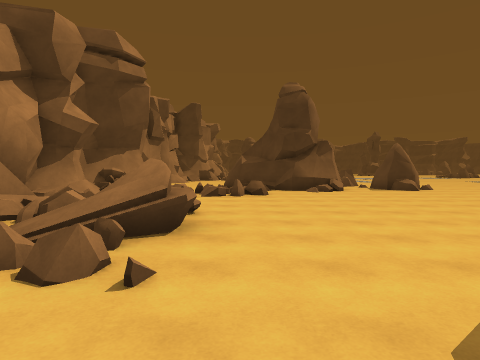
view 1 (above)

24 first-person views from a walk through a Unity game level. The camera is 1.5 m above the floor, tilts 2° down and sees 75° across. The floor is counted in squares, 2 m on a side. Each view is taken from the middle of a square. On the plan, view 1 faces up. The plan holds only what a view shows up to about 10 squares ahead; the rest is blank. The place goes on beyond the plan.

view 2
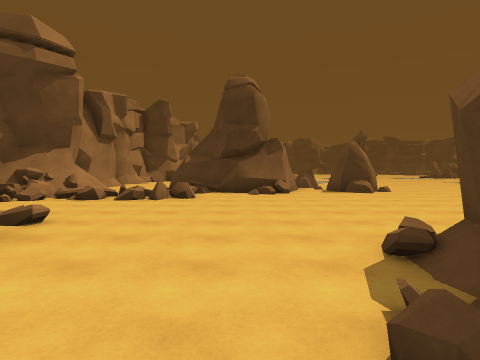

view 3
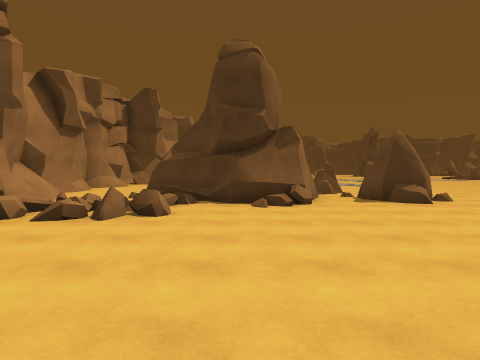

view 4
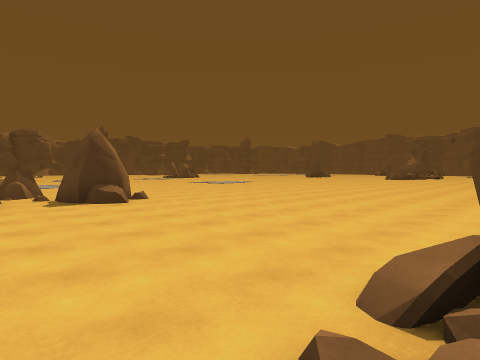

view 5
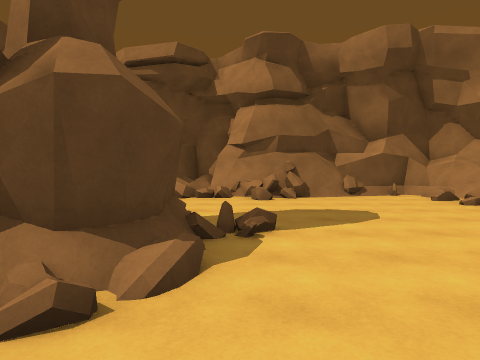

view 6
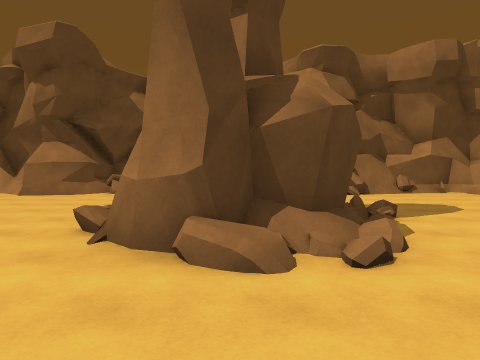

view 7
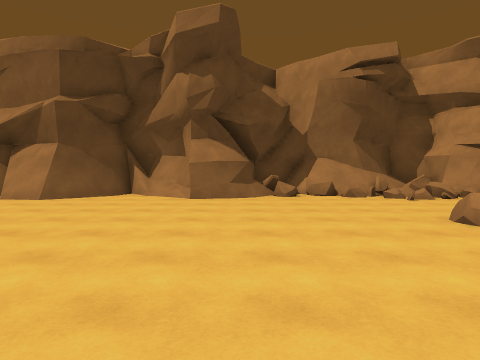

view 8
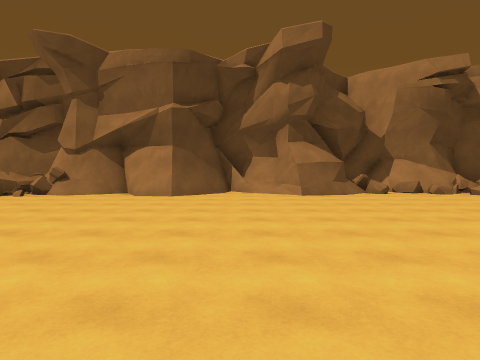

view 9
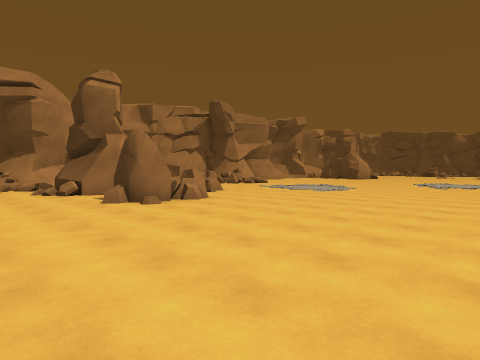

view 10
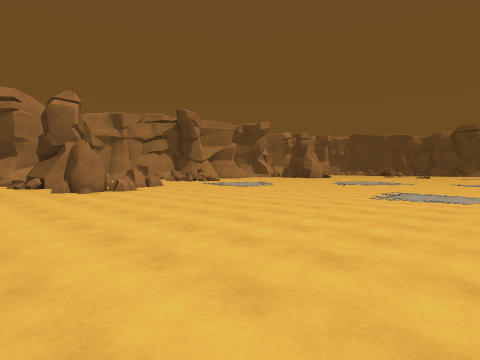

view 11
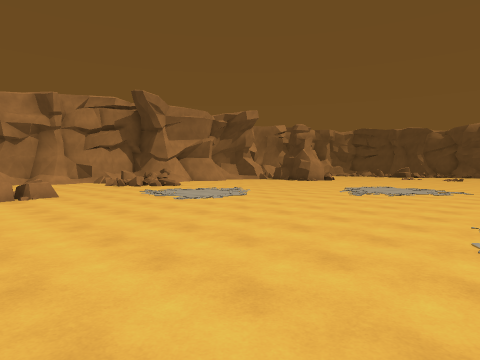

view 12
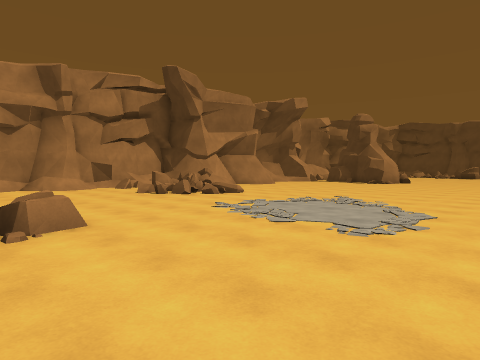

view 13
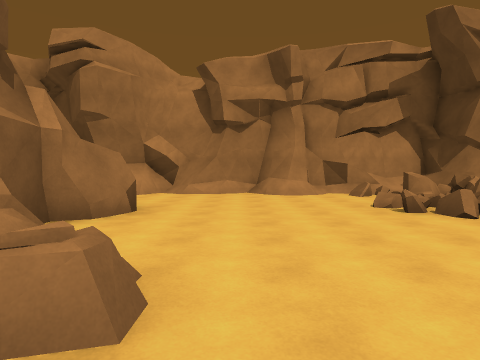

view 14
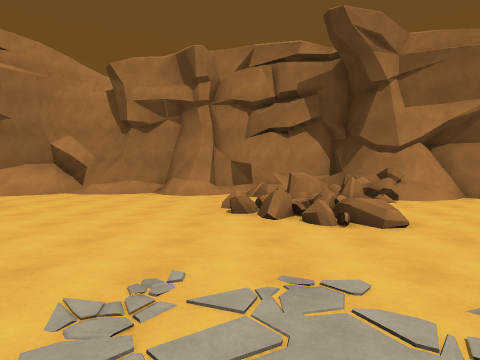

view 15
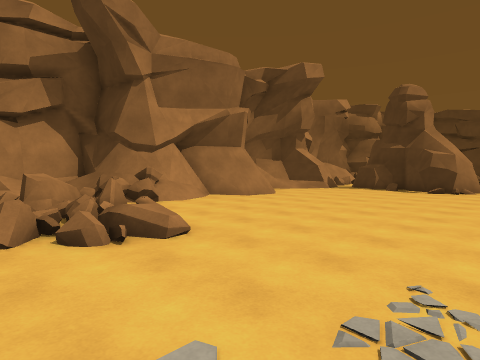

view 16
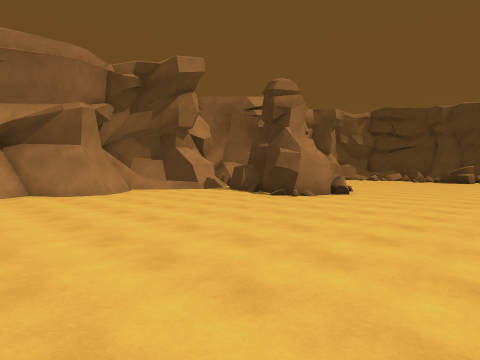

view 17
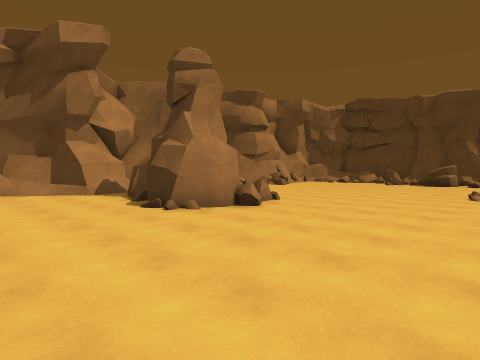

view 18
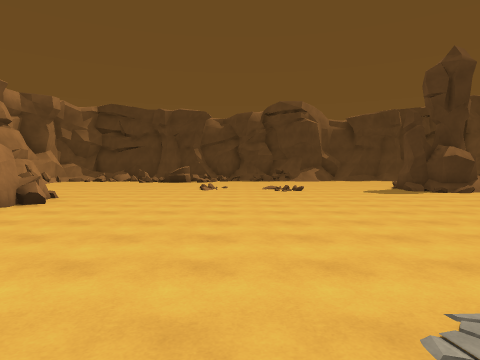

view 19
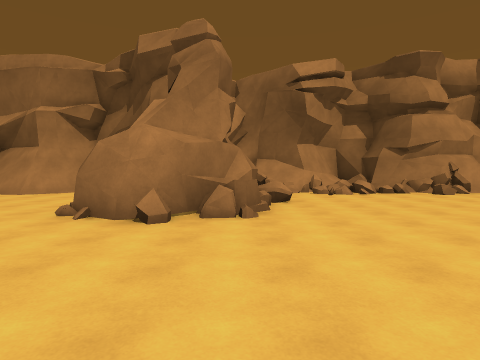

view 20
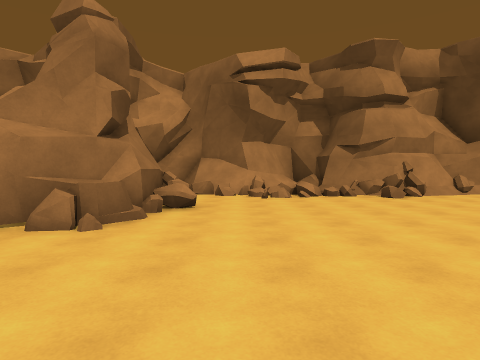

view 21
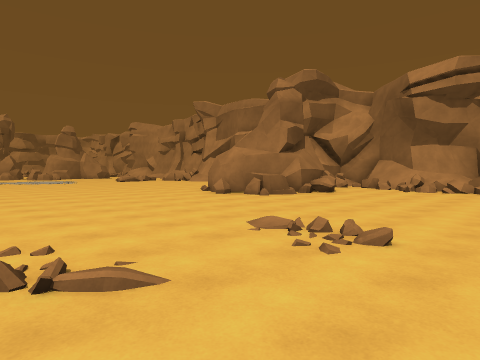

view 22
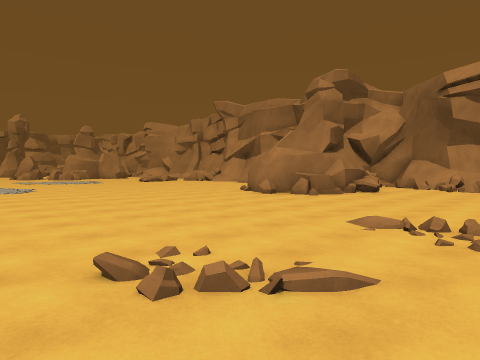

view 23
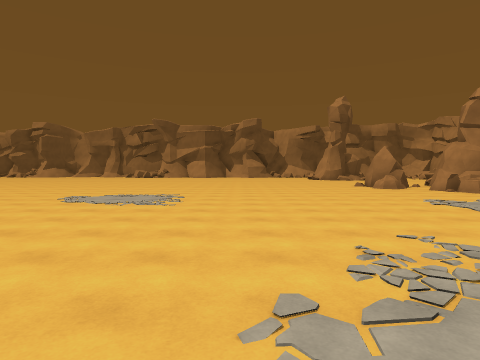

view 24
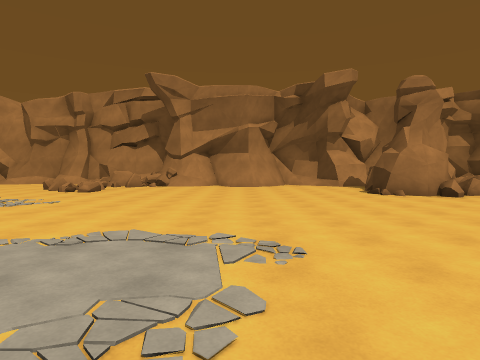

### Floor plan
Key: @ floor where view 1 was taken; # wall or solid block; x gap in a wall; . main floor; : floor 0.75 m higher than the main floor; / step, stairs or slope; = window, fence, low wall or low ledge; ^ raised ledge; R rock.
Columns run from 5 left of view 1 to 18 right of it. Each row starts with its distance up from view 1.
 39   ##=...   .....
 38   ##.............
 37   ==........../..
 36   #=.............
 35   #=...............//
 34    ..#=..............
 33      ###^...........
 32      ####...........
 31    #.####..........
 30   ##..............
 29   #..............
 28   #..............
 27   ##.............
 26    #..............
 25   ##..............
 24   #/...............
 23   ##................
 22  ####................
 21  ##^x.=..............
 20  #==#==...............
 19  #...=.................
 18  #.....................
 17  #......................
 16  #......................
 15 ##.......R..............
 14 #/...##.RRR...........
 13 ##/..#### .R..........
 12  #/ =#####RR...........
 11 ##/  ####..R...........
 10 #==/=#.................
  9 ##==#=.................
  8 #/.....................
  7 ##=.................
  6  #=#.................
  5  #==#................
  4  #=#=....###..........
  3    #.....# #=.........
  2    #....=#  =..........
  1     .....   ............
  0     .@.... .............
 -1    =....................
 -2   =#...#=/=#...##../##.=
 -3  #########:====##//#####
 -4          ##^########

Where each view was taken, in squares from view 1:
view 1: 0 up, 0 right, facing up
view 2: 1 up, 2 right, facing up
view 3: 4 up, 2 right, facing up
view 4: 4 up, 3 right, facing up-right
view 5: 6 up, 3 right, facing down
view 6: 7 up, 5 right, facing down
view 7: 6 up, 10 right, facing down
view 8: 7 up, 13 right, facing down
view 9: 8 up, 13 right, facing up-left
view 10: 8 up, 17 right, facing up-left
view 11: 13 up, 14 right, facing up-left
view 12: 14 up, 9 right, facing up-left
view 13: 16 up, 6 right, facing left
view 14: 19 up, 6 right, facing left
view 15: 19 up, 5 right, facing up-left
view 16: 23 up, 8 right, facing up-left
view 17: 27 up, 8 right, facing up-left
view 18: 25 up, 8 right, facing up
view 19: 33 up, 8 right, facing left
view 20: 35 up, 7 right, facing left
view 21: 39 up, 10 right, facing down-left
view 22: 38 up, 11 right, facing down-left
view 23: 25 up, 12 right, facing down
view 24: 26 up, 12 right, facing left
